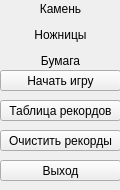
<?xml version="1.0" encoding="UTF-8"?>
<ui version="4.0">
 <class>MainWindow</class>
 <widget class="QMainWindow" name="MainWindow">
  <property name="geometry">
   <rect>
    <x>0</x>
    <y>0</y>
    <width>120</width>
    <height>190</height>
   </rect>
  </property>
  <property name="minimumSize">
   <size>
    <width>120</width>
    <height>190</height>
   </size>
  </property>
  <property name="maximumSize">
   <size>
    <width>120</width>
    <height>190</height>
   </size>
  </property>
  <property name="windowTitle">
   <string>MainWindow</string>
  </property>
  <widget class="QWidget" name="centralwidget">
   <widget class="QPushButton" name="pushButton">
    <property name="geometry">
     <rect>
      <x>0</x>
      <y>70</y>
      <width>121</width>
      <height>21</height>
     </rect>
    </property>
    <property name="text">
     <string>Начать игру</string>
    </property>
   </widget>
   <widget class="QLabel" name="label">
    <property name="geometry">
     <rect>
      <x>0</x>
      <y>0</y>
      <width>121</width>
      <height>71</height>
     </rect>
    </property>
    <property name="text">
     <string>&lt;html&gt;&lt;head/&gt;&lt;body&gt;&lt;p&gt;Камень&lt;/p&gt;&lt;p&gt;Ножницы&lt;/p&gt;&lt;p&gt;Бумага&lt;/p&gt;&lt;/body&gt;&lt;/html&gt;</string>
    </property>
    <property name="alignment">
     <set>Qt::AlignCenter</set>
    </property>
   </widget>
   <widget class="QPushButton" name="pushButton_2">
    <property name="geometry">
     <rect>
      <x>0</x>
      <y>100</y>
      <width>121</width>
      <height>21</height>
     </rect>
    </property>
    <property name="text">
     <string>Таблица рекордов</string>
    </property>
   </widget>
   <widget class="QPushButton" name="pushButton_3">
    <property name="geometry">
     <rect>
      <x>0</x>
      <y>160</y>
      <width>121</width>
      <height>21</height>
     </rect>
    </property>
    <property name="text">
     <string>Выход</string>
    </property>
   </widget>
   <widget class="QPushButton" name="pushButton_4">
    <property name="geometry">
     <rect>
      <x>0</x>
      <y>130</y>
      <width>121</width>
      <height>21</height>
     </rect>
    </property>
    <property name="text">
     <string>Очистить рекорды</string>
    </property>
   </widget>
  </widget>
 </widget>
 <resources/>
 <connections/>
</ui>
